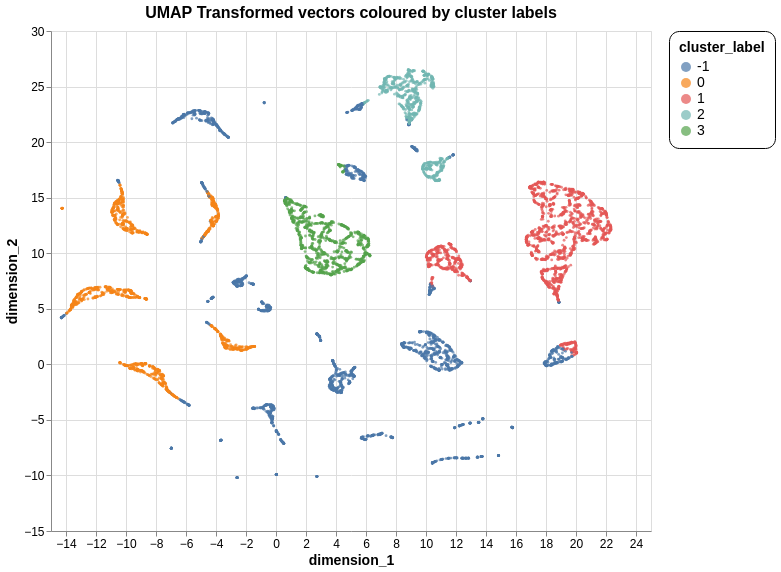

The cell this chart's notebook holds for it:
### Code cell
alt.Chart(umap_df).mark_circle(size=8).encode(x="dimension_1", y="dimension_2", color="cluster_label:N").properties(
    width=600, height=500, title="UMAP Transformed vectors coloured by cluster labels"
).configure_title(
    fontSize=16,
    anchor="middle",
).configure_legend(
    strokeColor="black",
    padding=10,
    cornerRadius=10,
    labelFontSize=14,
    titleFontSize=14,
).configure_axis(
    titleFontSize=14, labelFontSize=12
)

### Figure 1 — Vega-Lite specification as saved in the notebook (floating-point values rounded to 4 significant figures; data arrays with more than 128 entries replaced by an {"elided": "..."} marker saying what was removed)
{"$schema": "https://vega.github.io/schema/vega-lite/v5.16.3.json", "config": {"axis": {"labelFontSize": 12, "titleFontSize": 14}, "legend": {"cornerRadius": 10, "labelFontSize": 14, "padding": 10, "strokeColor": "black", "titleFontSize": 14}, "title": {"anchor": "middle", "fontSize": 16}, "view": {"continuousHeight": 300, "continuousWidth": 300}}, "data": {"name": "data-0f01bde124fd56d001d2c73f0e6640fe"}, "datasets": {"data-0f01bde124fd56d001d2c73f0e6640fe": {"elided": "8000 records"}}, "encoding": {"color": {"field": "cluster_label", "type": "nominal"}, "x": {"field": "dimension_1", "type": "quantitative"}, "y": {"field": "dimension_2", "type": "quantitative"}}, "height": 500, "mark": {"size": 8, "type": "circle"}, "title": "UMAP Transformed vectors coloured by cluster labels", "width": 600}
